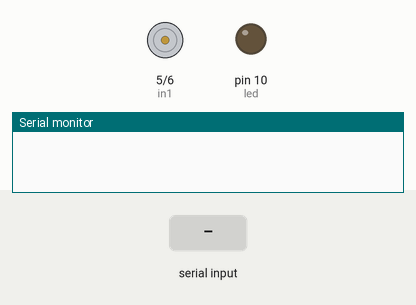
The sketch below on a simulated Arduino Uno, built with avr-gcc and run on an emulated ATmega328P. Parts: motor-driver pin pairs drawn as motors (green arrow = first pin HIGH = forward, orange = second pin HIGH = backward, longer = more drive), output pins drawn as LEDs (lit = HIGH), the last lines printed to the serial monitor. The inputs (shaded band) are chosen by the test bench.

Above: at 1.2 s.
1.3 s: "1" received over Serial
At 2.5 s:
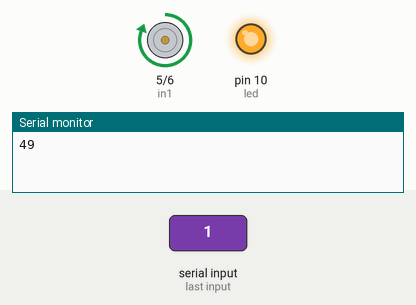
2.8 s: "2" received over Serial
At 3.6 s:
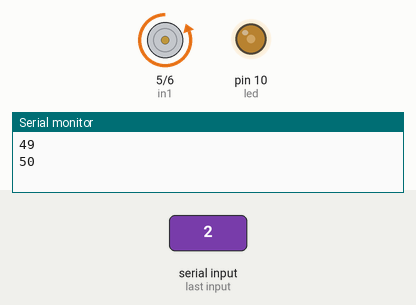
4.3 s: "1" received over Serial
At 4.8 s:
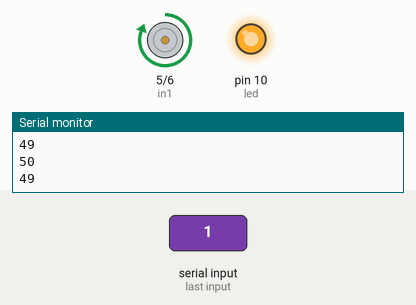
Timing chart, 0 to 7.3 s (numbered marks = the images above; inputs shaded):
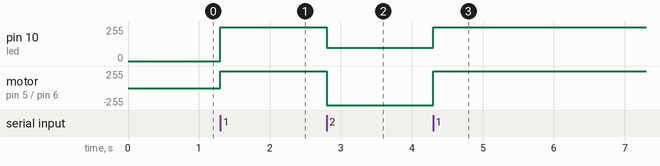

Measured:
- after the input at 1.3 s, pin 10 (led): 0/255 → 255/255 at once; motor on pin 5 (in1) / pin 6 (in2): stopped → forward 255/255 at once
- after the input at 2.8 s, pin 10 (led): 255/255 → 100/255 at once; motor on pin 5 (in1) / pin 6 (in2): forward 255/255 → backward 255/255 at once
- after the input at 4.3 s, pin 10 (led): 100/255 → 255/255 at once; motor on pin 5 (in1) / pin 6 (in2): backward 255/255 → forward 255/255 at once

The sketch:

bluetooth-basic.ino
```cpp
int val,led=10,in1=5,in2=6;
void setup() {
  Serial.begin(9600);// put your setup code here, to run once:
pinMode(led,OUTPUT);
pinMode(in1,OUTPUT);
pinMode(in2,OUTPUT);
digitalWrite(in1,0);
digitalWrite(in2,0);
}

void loop() {
  //if(Serial.read(val) //here 0 is not a numeric value.we can evn pass 0 as input


    if(Serial.available()>0){
val=Serial.read();
   if(val==49){
              digitalWrite(led,1);//press 1 for rotate
              Serial.println(val);
              digitalWrite(in1,1);
              digitalWrite(in2,0);
              }
     else if(val==50){
              analogWrite(led,100);
              Serial.println(val);//press2 for reverse rotate
              digitalWrite(in1,0);
              digitalWrite(in2,1);
              }
     else if(val== 48)
             {digitalWrite(led,0);
             Serial.println(val);//press 0 to stop
              digitalWrite(in1,0);
              digitalWrite(in2,0);
              }
     else
              {digitalWrite(led,0);Serial.println(val);//press 0 to stop
              digitalWrite(in1,0);
              digitalWrite(in2,0);
              }
      }
}
```
